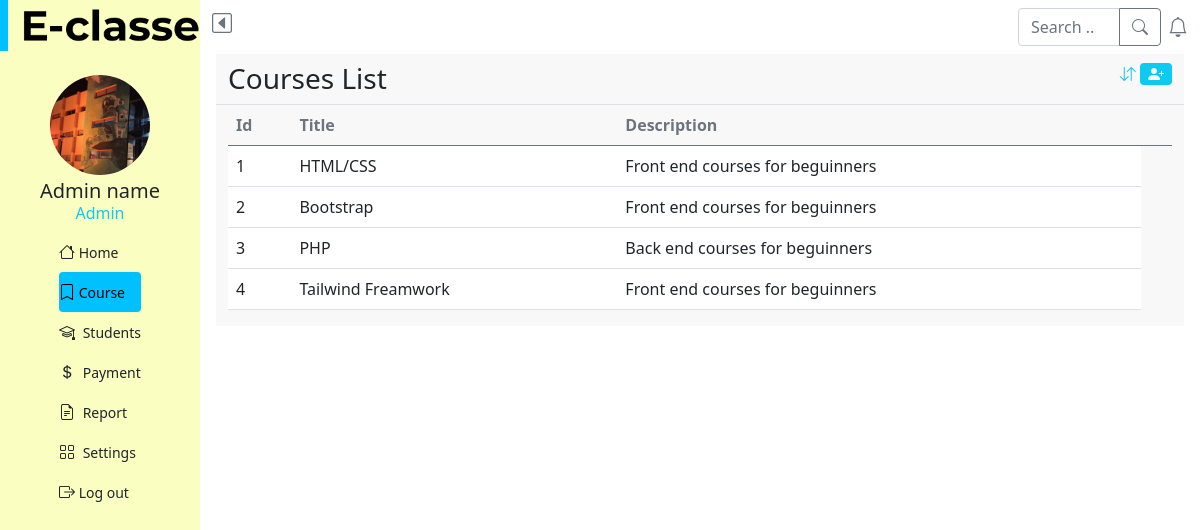
Screenshot of /dashCourses.php with the database file from the repository.
### tables this page shows
CREATE TABLE `courses` (
  `id` int(11) NOT NULL,
  `title` varchar(100) NOT NULL,
  `description` varchar(255) NOT NULL
);

### dashCourses.php (the view, shortened to what this page needs)
<!DOCTYPE html>
<html lang="en">
<head>
  <link rel="stylesheet" href="./style.css" />
  <link rel="stylesheet" href="./bootsrap/bootstrap.min.css" />
  <link rel="stylesheet" href="bootsrap/font/bootstrap-icons.css" />
</head>
<body>
  <div class="container-fluid ">
    <div class="row flex-nowrap">
      <?php
      include 'Component/sidebar.php';
      ?>
      <div class="col-9 col-md-9 col-lg-9 col-xl-10">
        <?php
        include 'Component/header.php';
        ?>
        <main class="row mx-1" style="background-color: #f8f8f8">
          <div class="border-bottom d-flex justify-content-between mt-2">
            <h3 class=" ">Courses List</h3>
            <div class="">
              <a href="#" class="link-info "><i class="bi bi-arrow-down-up"></i></a>
              <a href="#" class="link-light bg-info rounded-2 px-2" data-bs-toggle="modal" data-bs-target="#AddForm">
                <i class="bi bi-person-plus-fill"></i>
              </a>
            </div>
          </div>
          <div class="table-responsive" style="max-height: 400px;">
            <table class="table ">
              <thead class="text-secondary">
                <tr>
                  <th scope="col">Id</th>
                  <th scope="col">Title</th>
                  <th scope="col">Description</th>
                  <th scope="col"></th>
                </tr>
              </thead>
              <tbody class="bg-white">
                <?php
                include "./include_Mysql/connection.php";
                $arr_courses = mysqli_query($conn, "SELECT * FROM courses");
                while ($course = mysqli_fetch_array($arr_courses)) : ?>
                  <tr>
                    <td> <?php echo $course['id'] ?></td>
                    <td> <?php echo $course['title'] ?></td>
                    <td> <?php echo $course['description'] ?></td>
                  </tr>
                <?php endwhile; ?>
              </tbody>
            </table>
          </div>
        </main>
      </div>
    </div>
  </div>
</body>
</html>

### rows the page displays
courses: id "1", title "HTML/CSS", description "Front end courses for beguinners"
courses: id "2", title "Bootstrap", description "Front end courses for beguinners"
courses: id "3", title "PHP", description "Back end courses for beguinners"
courses: id "4", title "Tailwind Freamwork", description "Front end courses for beguinners"
